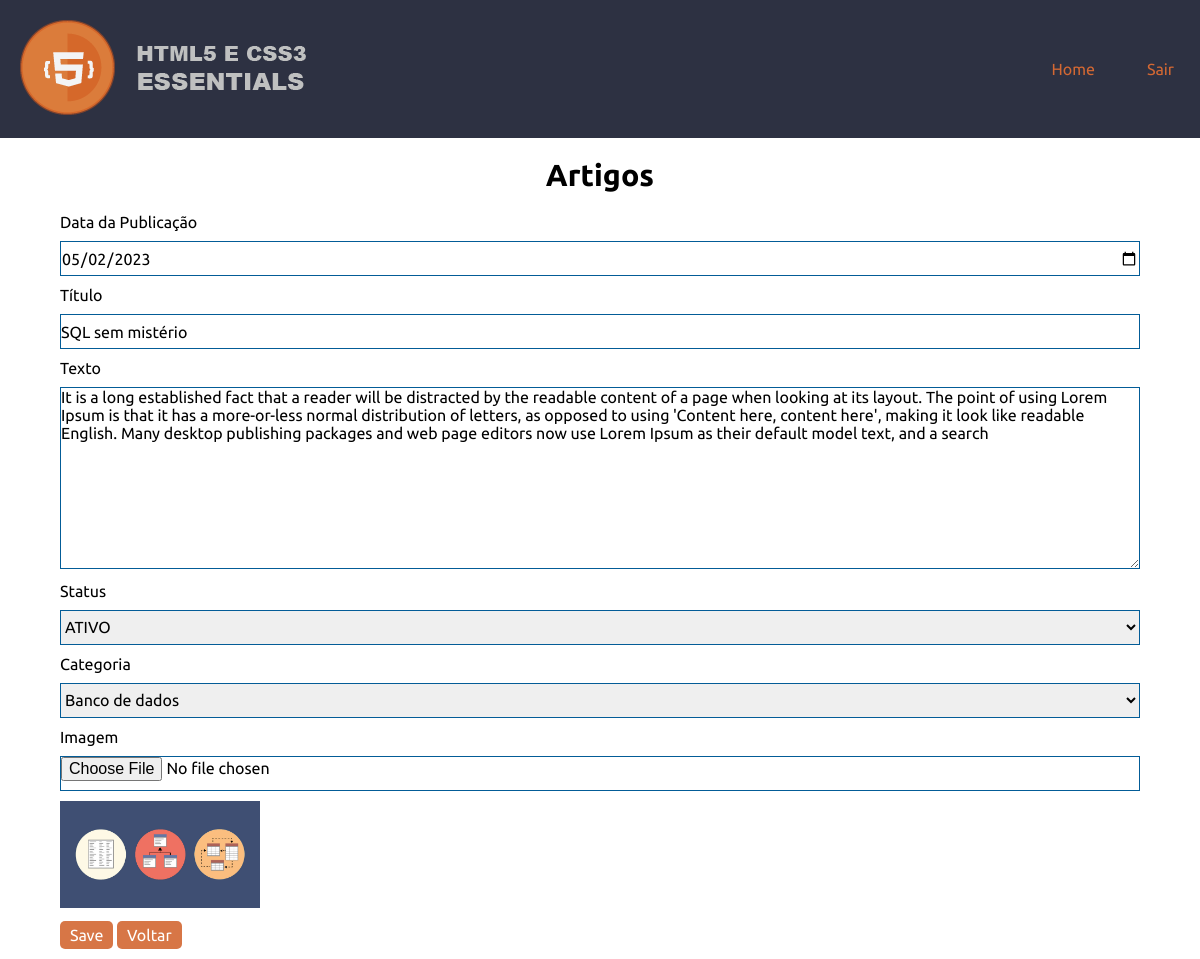
Screenshot of /app/views/artigos/edit.php?id=1002 with the database file from the repository.
### tables this page shows
CREATE TABLE artigos (
    id                  INTEGER PRIMARY KEY AUTO_INCREMENT,
    titulo              VARCHAR(100) NOT NULL,
    texto               TEXT,
    status              BOOLEAN NOT NULL DEFAULT FALSE,
    data_publicacao     DATETIME DEFAULT NOW(),
    imagem              VARCHAR(255) NULL,
    categoria_id        INTEGER NOT NULL,
    usuario_id          INTEGER NOT NULL,
    FOREIGN KEY (categoria_id) REFERENCES categorias(id),
    FOREIGN KEY (usuario_id) REFERENCES usuarios(id)
);

CREATE TABLE categorias (
    id              INTEGER PRIMARY KEY AUTO_INCREMENT,
    nome            VARCHAR(40) NOT NULL,
    status          BOOLEAN NOT NULL DEFAULT TRUE 
);

### app/src/database/conexao.php (called while the page is built)
<?php
    class Conexao
    {
        public static function getConexao()
        {
            try
            {
                $dbh = new PDO(
                    "mysql:host=127.0.0.1;port=3306;dbname=pccsampledb", "root", ""
                );
                $dbh->setAttribute(PDO::ATTR_ERRMODE, PDO::ERRMODE_SILENT);
                $dbh->query('SET NAMES utf8');
                $dbh->query('SET CHARACTER SET utf8');
                return $dbh;
            }
            catch(PDOException $error)
            {
                throw new Exception("Erro ao tentar conectar ao banco de dados. Verifique a conexão e o SGBD.");
            }
        }
    }

### app/src/dao/artigodao.php (called while the page is built, shortened)
<?php
require_once __DIR__ . '/../database/conexao.php';
class ArtigoDAO
{
    private $dbh;
    public function __construct()
    {
        $this->dbh = Conexao::getConexao();
    }
    public function getById(int $id)
    {
        $query = "SELECT
                    artigos.id, artigos.titulo, artigos.texto, artigos.status, artigos.data_publicacao,
                    artigos.imagem, artigos.categoria_id, artigos.usuario_id,
                    categorias.nome as categoria,
                    usuarios.nome as usuario
                FROM artigos
                INNER JOIN categorias ON categorias.id = artigos.categoria_id
                INNER JOIN usuarios ON usuarios.id = artigos.usuario_id
                WHERE artigos.id = :id;";
        $stmt = $this->dbh->prepare($query);
        $stmt->bindParam(':id', $id);
        $stmt->execute();
        $row = $stmt->fetch(PDO::FETCH_BOTH);
        $this->dbh = null;
        return $row;
    }
}

### app/src/dao/categoriadao.php (called while the page is built, shortened)
<?php
require_once __DIR__ . '/../database/conexao.php';
class CategoriaDAO
{
    private $dbh;
    public function __construct()
    {
        $this->dbh = Conexao::getConexao();
    }
    public function getAll()
    {
        $query = "SELECT * FROM categorias;";
        $stmt = $this->dbh->query($query);
        $rows = $stmt->fetchAll();
        $this->dbh = null;
        return $rows;
    }
}

### app/views/artigos/edit.php (the view, shortened to what this page needs)
<?php
require_once __DIR__ . "/../layouts/admin/header.php";
require_once __DIR__ . "/../../src/dao/categoriadao.php";
require_once __DIR__ . "/../../src/dao/artigodao.php";
$categoriaDAO = new CategoriaDAO();
$rows = $categoriaDAO->getAll();
$id = filter_input(INPUT_GET, "id", FILTER_SANITIZE_NUMBER_INT) ?? 0;
$dao = new ArtigoDAO();
$artigo = $dao->getById($id);
$dataPublicacao = date_create($artigo['data_publicacao']);
$dataPublicacao = date_format($dataPublicacao, "Y-m-d");
$imagem = (!empty(trim($artigo["imagem"])) ) ? $artigo["imagem"] : "semimagem.jpg";
$imagem = "../assets/img/artigos/" . $imagem;
?>
<main>
    <div class="main_opc">
        <section class="main_course" id="escola">
            <header class="novo__form__titulo">
                <h2>Artigos</h2>
            </header>
            <div class="novo__form__section">
                <form method="post" action="store.php" enctype="multipart/form-data" class="novo__form">
                    <div class="novo__form__section">
                        <label>Data da Publicação</label>
                        <input type="date" name="dataPublicacao" value="<?= $dataPublicacao ?>" required>
                    </div>
                    <div class="novo__form__section">
                        <label>Título</label>
                        <input type="text" name="titulo" placeholder="Informe o título" value="<?= $artigo['titulo'] ?>" required autofocus>
                    </div>
                    <div class="novo__form__section">
                        <label>Texto</label>
                        <textarea name="texto" cols="30" rows="10"><?= $artigo['texto'] ?></textarea>
                    </div>
                    <div class="novo__form__section">
                        <label>Status</label>
                        <select name="status">
                            <option value="1" <?= $artigo['status'] == '1' ? 'selected' : '' ?>>ATIVO</option>
                        </select>
                    </div>
                    <div class="novo__form__section">
                        <label>Categoria</label>
                        <select name="categoria">
                            <?php foreach ($rows as $row) : ?>
                                <option value="<?= $row['id'] ?>" <?= $artigo['categoria_id'] == $row['id'] ? 'selected' : '' ?>><?= $row['nome'] ?></option>
                            <?php endforeach ?>
                        </select>
                    </div>
                    <div class="novo__form__section">
                        <label>Imagem</label>
                        <input type="file" name="file" placeholder="Informe o imagem" accept="image/png, image/jpeg" value="<?=$artigo['imagem'] ?>">
                    </div>
                    <div class="novo__form__section">
                        <img src="<?=$imagem?>" alt="<?=$artigo['titulo']?>" title="<?=$artigo['titulo'] ?>" style="width:200px;">
                    </div>
                    <div class="novo__form__section">
                        <button type="submit" class="btn">Save</button>
                        <a href="index.php" class="btn">Voltar</a>
                    </div>
                </form>
            </div>
        </section>
    </div>
</main>
</body>
</html>

### app/views/assets/css/boot.css (style rules this page uses)
* { padding: 0; margin: 0; box-sizing: border-box; text-decoration: none; font-size: 1em; font-family: 'Ubuntu', sans-serif; }

### app/views/assets/css/style.css (style rules this page uses)
.main_course { width:100%; }

### app/views/assets/css/lista.css (style rules this page uses)
.btn { background-color: #d36833; border-radius: 5px; border: none; color: #fff; padding: 5px 10px; opacity: 0.9; }

### app/views/assets/css/novoform.css (style rules this page uses)
.novo__form__titulo { font-size: 1.9rem; font-weight: 200; text-align: center; margin: 20px 0; }
.novo__form__section { margin: 10px auto; width: 90vw; }
.novo__form__section input, select { height: 35px; border: 1px solid #035c97; width: 100%; margin-top: 10px; }
.novo__form__section textarea { border: 1px solid #035c97; width: 100%; margin-top: 10px; }

### rows the page displays
artigos: dataPublicacao "05/02/2023", titulo "SQL sem mistério", texto "It is a long established fact that a reader will be distracted by the readable content of a page when looking at its layout. The point of using Lorem Ipsum is that it has a more-or-less normal distribution of letters, as opposed to using 'Content here, content here', making it look like readable English. Many desktop publishing packages and web page editors now use Lorem Ipsum as their default model text, and a search", status "ATIVO", categoria "Banco de dados"
